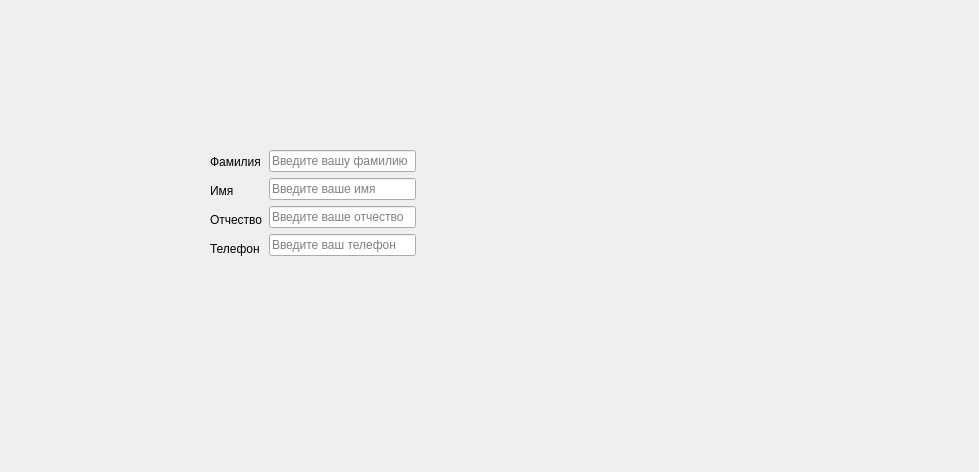
<?xml version="1.0" encoding="UTF-8"?>
<ui version="4.0">
 <class>Form</class>
 <widget class="QWidget" name="Form">
  <property name="geometry">
   <rect>
    <x>0</x>
    <y>0</y>
    <width>979</width>
    <height>472</height>
   </rect>
  </property>
  <property name="windowTitle">
   <string>Form</string>
  </property>
  <widget class="QWidget" name="">
   <property name="geometry">
    <rect>
     <x>210</x>
     <y>150</y>
     <width>206</width>
     <height>110</height>
    </rect>
   </property>
   <layout class="QHBoxLayout" name="horizontalLayout">
    <item>
     <layout class="QVBoxLayout" name="verticalLayout_2">
      <item>
       <widget class="QLabel" name="label">
        <property name="text">
         <string>Фамилия</string>
        </property>
       </widget>
      </item>
      <item>
       <widget class="QLabel" name="label_2">
        <property name="text">
         <string>Имя</string>
        </property>
       </widget>
      </item>
      <item>
       <widget class="QLabel" name="label_4">
        <property name="text">
         <string>Отчество</string>
        </property>
       </widget>
      </item>
      <item>
       <widget class="QLabel" name="label_3">
        <property name="text">
         <string>Телефон</string>
        </property>
       </widget>
      </item>
     </layout>
    </item>
    <item>
     <layout class="QVBoxLayout" name="verticalLayout">
      <item>
       <widget class="QLineEdit" name="lineEdit">
        <property name="minimumSize">
         <size>
          <width>143</width>
          <height>0</height>
         </size>
        </property>
        <property name="placeholderText">
         <string>Введите вашу фамилию</string>
        </property>
       </widget>
      </item>
      <item>
       <widget class="QLineEdit" name="lineEdit_2">
        <property name="text">
         <string/>
        </property>
        <property name="placeholderText">
         <string>Введите ваше имя</string>
        </property>
       </widget>
      </item>
      <item>
       <widget class="QLineEdit" name="lineEdit_3">
        <property name="text">
         <string/>
        </property>
        <property name="placeholderText">
         <string>Введите ваше отчество</string>
        </property>
       </widget>
      </item>
      <item>
       <widget class="QLineEdit" name="lineEdit_4">
        <property name="text">
         <string/>
        </property>
        <property name="placeholderText">
         <string>Введите ваш телефон</string>
        </property>
       </widget>
      </item>
     </layout>
    </item>
   </layout>
  </widget>
 </widget>
 <resources/>
 <connections/>
</ui>
